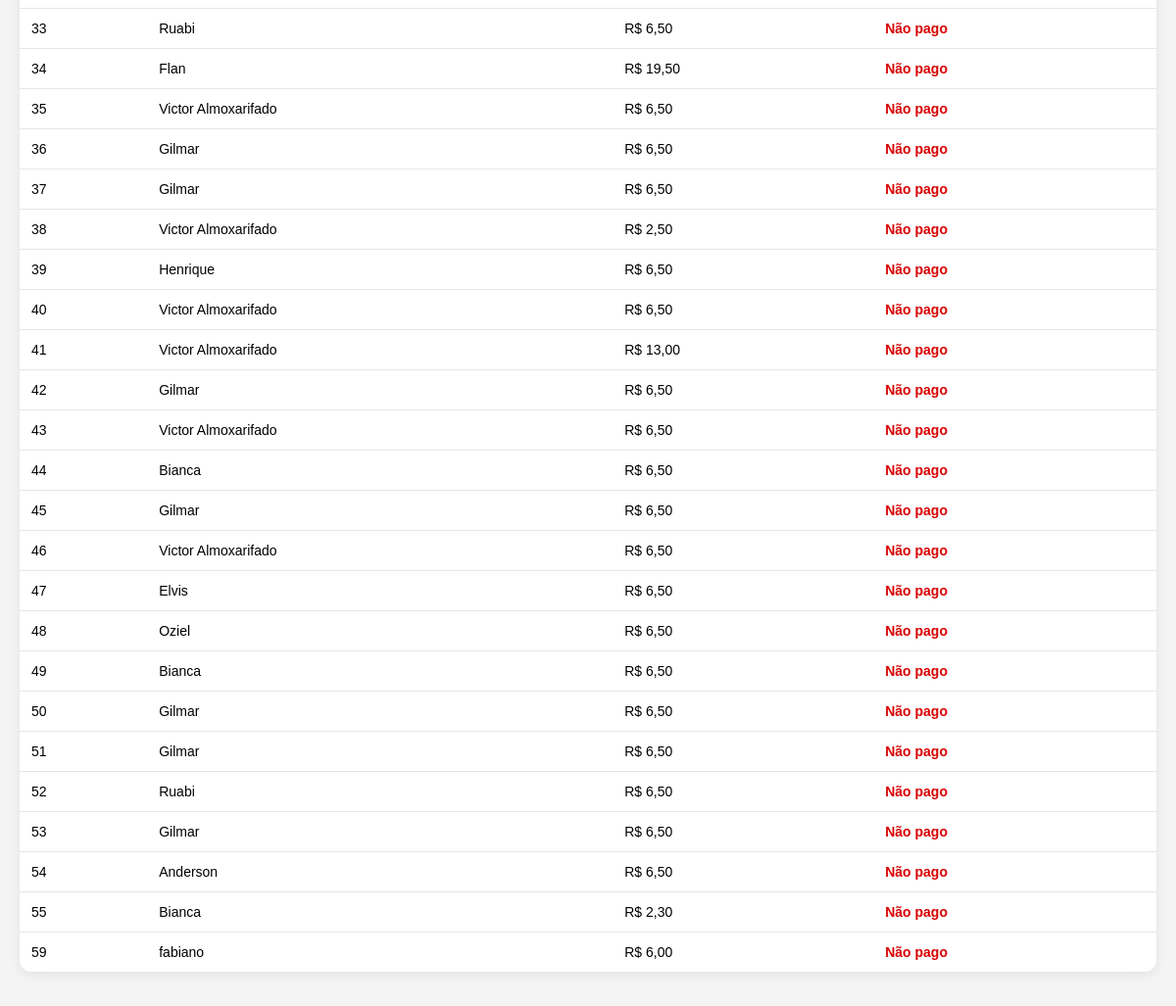
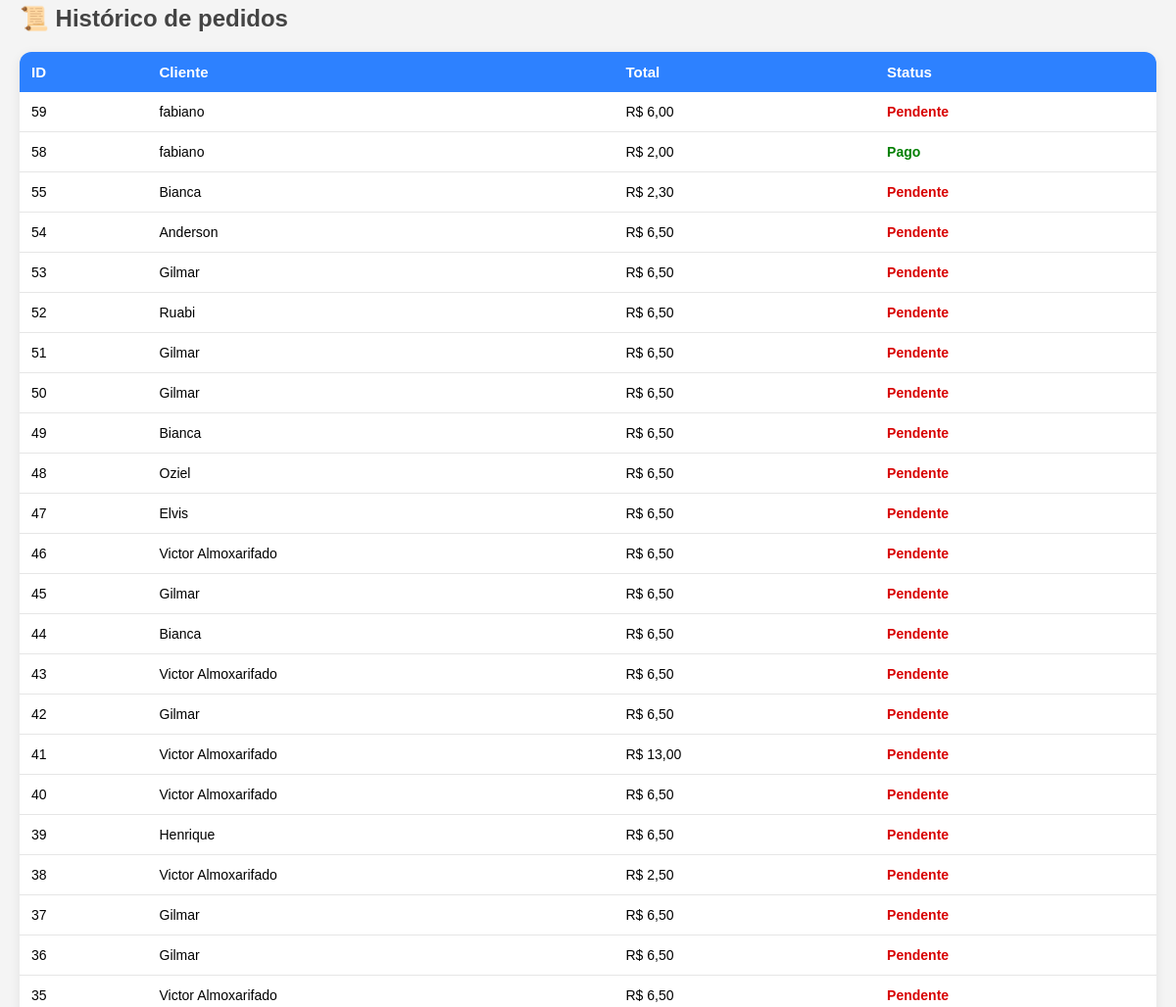
/painel/home/ (signed in, middle part), run on an earlier commit of the app's database (2 pictures, top to bottom).
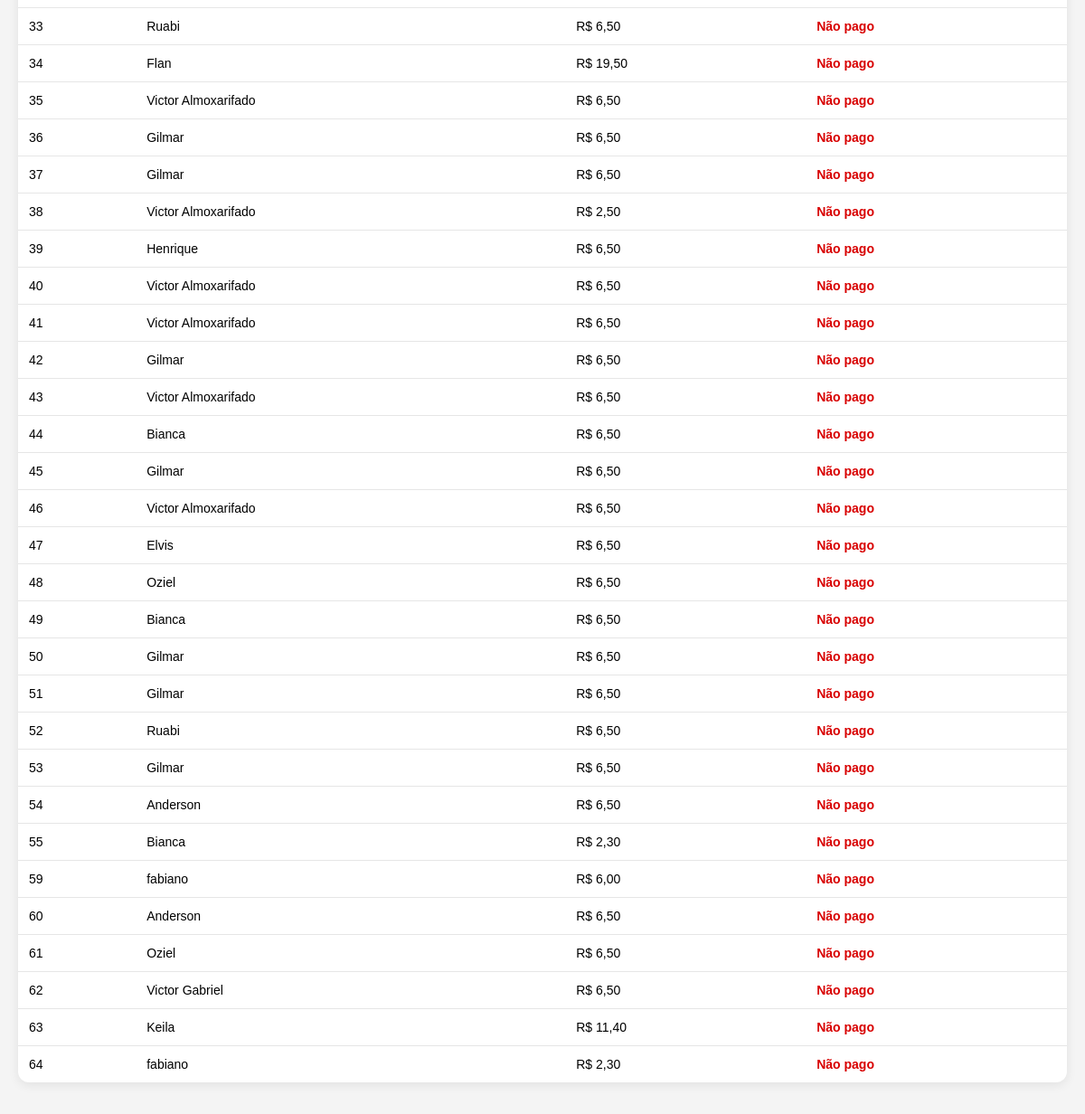
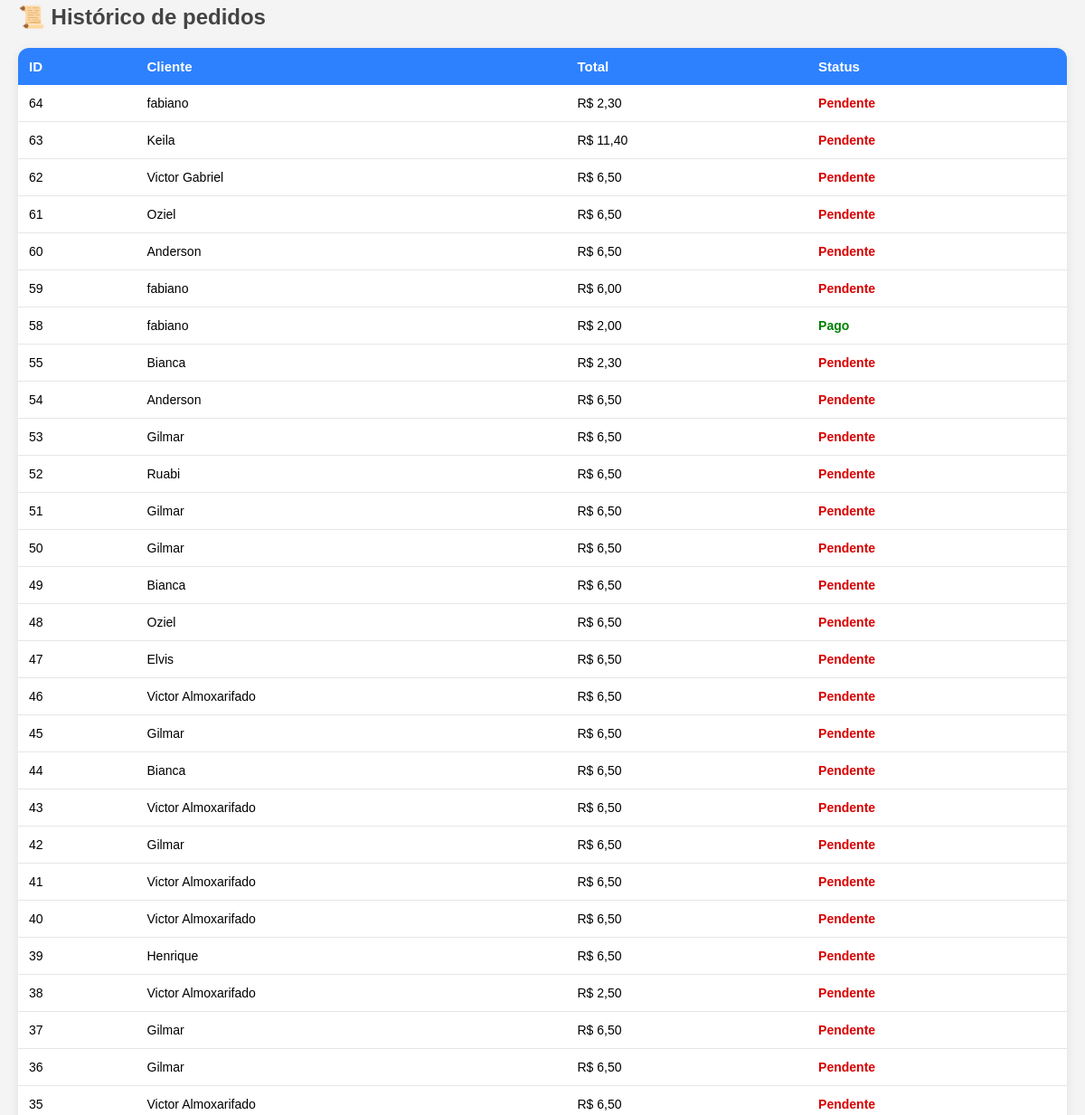
And on a later commit of the database (2 pictures, top to bottom).
### core/models.py (models this page shows, shortened)
class Pedido(models.Model):
    nome_cliente = models.CharField(max_length=150)
    whatsapp = models.CharField(max_length=20)
    data_pedido = models.DateTimeField(auto_now_add=True)   # data da CRIAÇÃO do pedido
    forma_pagamento = models.CharField(max_length=20)       # "pix", "6", "20"
    data_cobranca = models.DateField(null=True, blank=True) # data que vai cobrar (dia 6/20)
    total = models.DecimalField(max_digits=10, decimal_places=2)
    external_reference = models.CharField(max_length=200, blank=True, null=True)  # PIX

### core/views.py (the view)
# urls.py: path("painel/home/", views.painel_home, name="painel_home"),
def painel_home(request):
    if not request.session.get("painel_logado"):
        return redirect("/painel/")
    pedidos = Pedido.objects.all().order_by("-id")
    pendentes = Pedido.objects.exclude(forma_pagamento="pago")
    templates = TemplateMensagem.objects.all().order_by("nome")
    return render(request, "painel_home.html", {
        "pedidos": pedidos,
        "pendentes": pendentes,
        "templates": templates
    })

### core/templates/painel_home.html (shortened to what this page needs)
<html>
<head>
    <link rel="stylesheet" href="/static/css/painel_home.css">
</head>
<body>
<table>
    {% for p in pendentes %}
    <tr>
        <td>{{ p.id }}</td>
        <td>{{ p.nome_cliente }}</td>
        <td>R$ {{ p.total }}</td>
        <td class="pendente">Não pago</td>
    </tr>
    {% empty %}
    <tr>
        <td colspan="4">Nenhuma pendência 🎉</td>
    </tr>
    {% endfor %}
</table>
<h2>📜 Histórico de pedidos</h2>
<table>
    <tr>
        <th>ID</th>
        <th>Cliente</th>
        <th>Total</th>
        <th>Status</th>
    </tr>
    {% for p in pedidos %}
    <tr>
        <td>{{ p.id }}</td>
        <td>{{ p.nome_cliente }}</td>
        <td>R$ {{ p.total }}</td>
        <td class="{% if p.forma_pagamento == 'pago' %}pago{% else %}pendente{% endif %}">
            {% if p.forma_pagamento == 'pago' %}
                Pago
            {% else %}
                Pendente
            {% endif %}
        </td>
    </tr>
    {% endfor %}
</table>
</body>
</html>

What changed in the data, as far as the page shows it:
changed Pedido id 41: total "13,00" → "6,50"
added Pedido: id "60", nome_cliente "Anderson", total "6,50", forma_pagamento "Pendente"
added Pedido: id "61", nome_cliente "Oziel", total "6,50", forma_pagamento "Pendente"
added Pedido: id "62", nome_cliente "Victor Gabriel", total "6,50", forma_pagamento "Pendente"
added Pedido: id "63", nome_cliente "Keila", total "11,40", forma_pagamento "Pendente"
added Pedido: id "64", nome_cliente "fabiano", total "2,30", forma_pagamento "Pendente"
